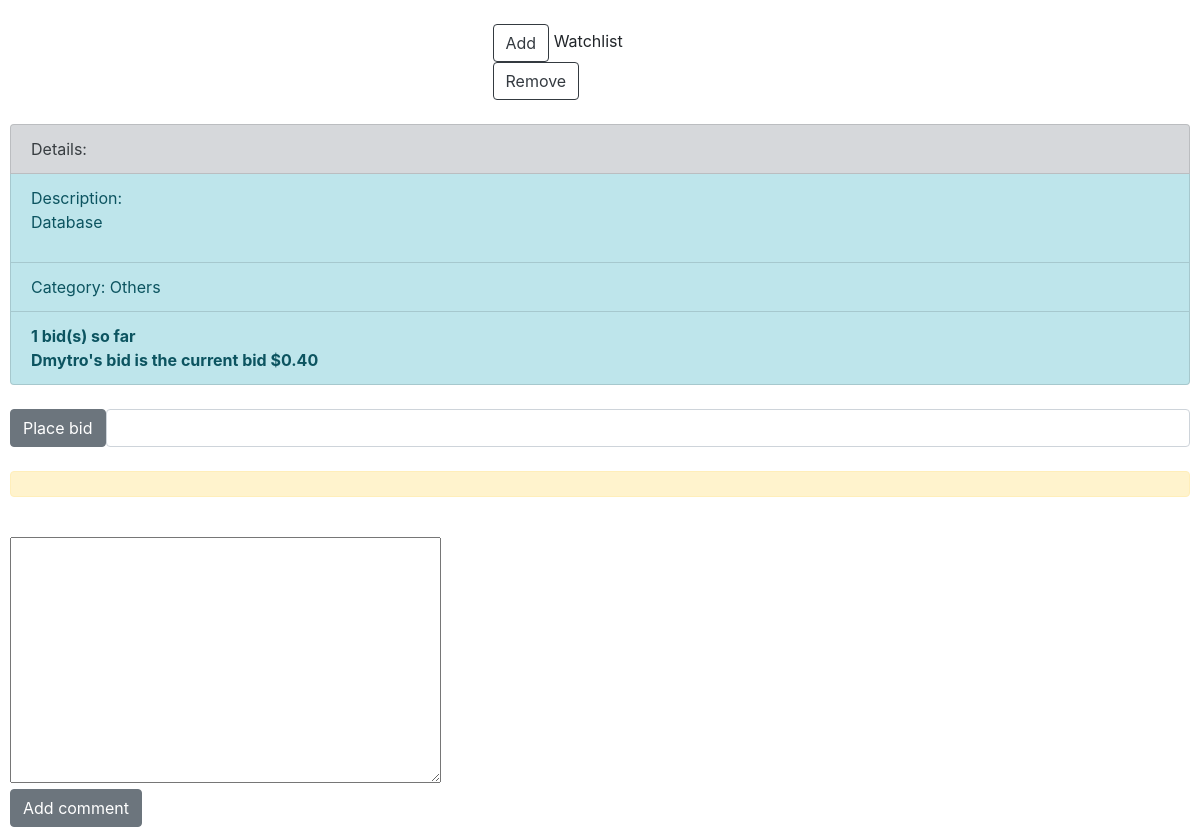
Page /SQL (signed in, lower part) on the earlier database version.
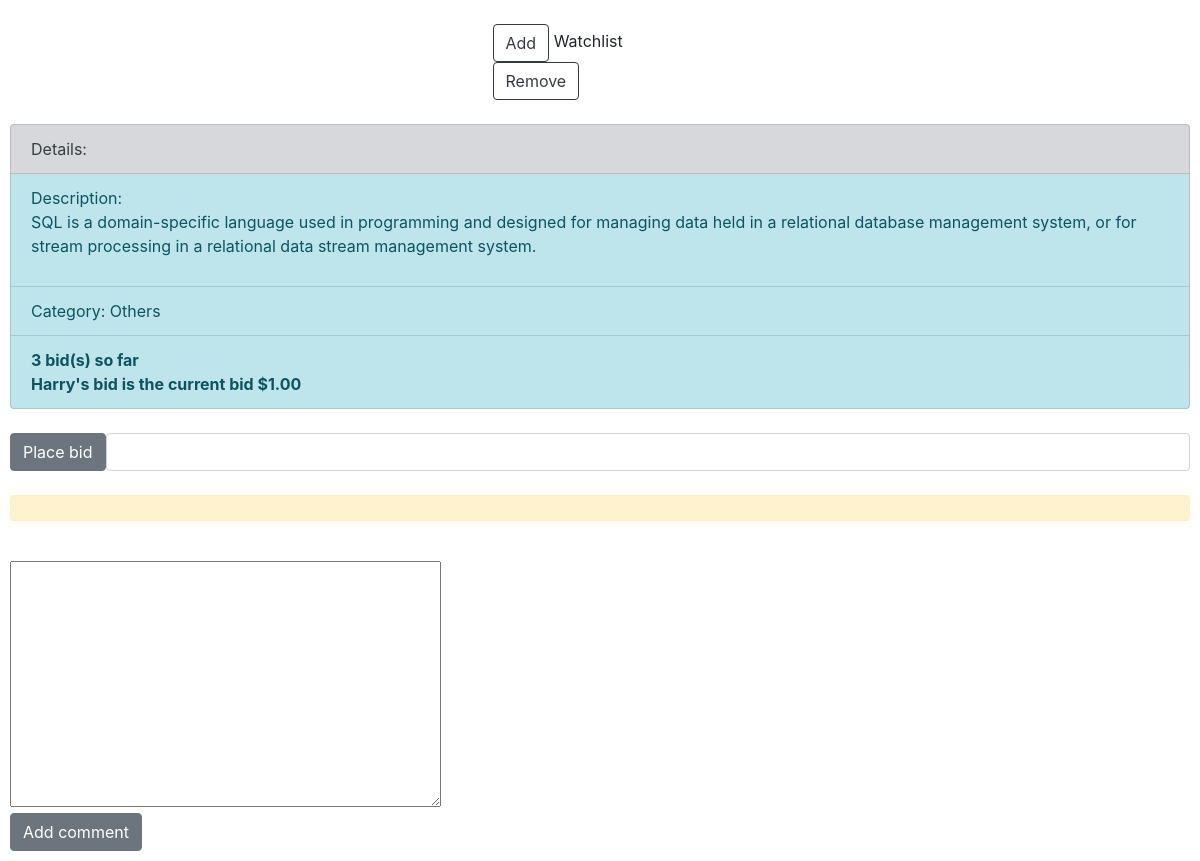
Same page on the later database version.
### auctions/models.py (models this page shows, shortened)
class Listing(models.Model):
    class Category(models.TextChoices):
        HOME = 'HM', _('Home')
        ELECTRONICS = 'EL', _('Electronics')
        FASHION = 'FS', _('Fashion')
        HEALTH_BEAUTY = 'HB', _('Health & Beauty')
        MOTORS = 'GR', _('Motors')
        COLLECTIBLES = 'CL', _('Collectibles')
        SPORTS = 'SP', _('Sports')
        HOME_GARDEN = 'GA', _('Garden')
        DEALS = 'DE', _('Deals')
        UNDER_TEN = 'UT', _('Under $10')
        PETS = 'PT', _('Pets')
        TOYS = 'TY', _('Toys')
        OTHERS = 'OT', _('Others')
        __empty__ = _('(Unknown)')
    datetime = models.DateTimeField(auto_now_add=True)
    user = models.ForeignKey(User, on_delete=models.CASCADE, related_name="user_listings")
    title = models.CharField(max_length=255, unique=True)
    description = RichTextField(max_length=255)
    starting_price = models.DecimalField(max_digits=19, decimal_places=2)
    category = models.CharField(max_length=2, choices=Category.choices,
                                default=Category.OTHERS,
                                blank=True)
    watchlist = models.ManyToManyField(to=User, related_name="watch", blank=True)
    current_bid = models.DecimalField(max_digits=19, decimal_places=2, blank=True, null=True)
    is_active = models.BooleanField(default=True)

class User(AbstractUser):
    pass

### auctions/views.py (the view, shortened to what this page needs)
# urls.py: path("<str:title>", views.listing, name="listing"),
@login_required
def listing(request, title):
    listing = Listing.objects.filter(title=title).first()
    user = User.objects.filter(username=request.user).first()
    if listing:
        its_my = listing.user == request.user
        if request.method == 'POST':
            bid_error = ''
            imgform = ImageForm(request.POST, request.FILES)
            if imgform.is_valid():
                image = imgform.cleaned_data['image']
                if image:
                    Photo(listing=listing, user=user, image=image).save()
            else:
                return render(request, 'auctions/error.html', {
                    "message": "Image isn\'t valid"
                })
            commentform = CommForm(request.POST)
            if commentform.is_valid():
                comment = commentform.cleaned_data["comment"]
                if comment:
                    Comment(listing=listing, user=request.user, comment=comment).save()
            else:
                return render(request, 'auctions/error.html', {
                    "message": "comment isn\'t valid"
                })
            bidform = BidForm(request.POST)
            if bidform.is_valid():
                bid = float(bidform.cleaned_data["bid"])
                if bid:
                    if Bid.objects.filter(listing=listing):
                        max_bid = Bid.objects.filter(listing=listing).aggregate(Max('bid'))['bid__max']
                        if bid <= float(max_bid):
                            bid_error = 'Your bid should be higher than the current price!'
                        else:
                            Bid(listing=listing, user=user, bid=bid).save()
                            listing.current_bid = bid
                            listing.save()
                    else:
                        max_bid = listing.starting_price
                        if float(bid) <= float(max_bid):
                            bid_error = 'Your bid should be higher than the current price!'
                        else:
                            Bid(listing=listing, user=user, bid=bid).save()
                            listing.current_bid = bid
                            listing.save()
            catform = CategoryForm(request.POST)
            if catform.is_valid():
                category = catform.cleaned_data["category"]
                if not category:
                    category = 'OT'
                listing.category = category
                listing.save()
            else:
                return render(request, "auctions/error.html", {
                    "message": 'category isn\'t valid',
                })
            if request.POST.get('add') or request.POST.get('remove'):
                if request.POST.get("add") == 'yes':
                    listing.watchlist.add(user)
                if request.POST.get('remove') == 'yes':
                    listing.watchlist.remove(user)
            if request.POST.get('close'):
                listing.is_active=False
                listing.save()
                b = Bid.objects.filter(listing=listing)
                u = User.objects.all()
                for i in u:
                    if b.filter(user=i):
                        Notification(user=i, listing=listing).save()
            if Bid.objects.filter(listing=listing):
                max_bid = Bid.objects.filter(listing=listing).aggregate(Max('bid'))['bid__max']
                winner_name = Bid.objects.filter(listing=listing).filter(bid=max_bid).get().user
                return render(request, "auctions/listing.html", {
                    "listing": listing,
                    "img_form": ImageForm(),
                    "comment_form": CommForm(),
                    "bid_form": BidForm(),
                    "winner_name": winner_name,
                    "category_form": CategoryForm(),
                    "its_my": its_my,
                    "winner": winner_name==request.user,
                    "bid_error": bid_error,
                })
            else:
                return render(request, "auctions/listing.html", {
                    "listing": listing,
                    "img_form": ImageForm(),
                    "comment_form": CommForm(),
                    "bid_form": BidForm(),
                    "category_form": CategoryForm(),
                    "its_my": its_my,
                    "bid_error": bid_error,
                })
        else:
            if Bid.objects.filter(listing=listing):
                max_bid = Bid.objects.filter(listing=listing).aggregate(Max('bid'))['bid__max']
                winner_name = Bid.objects.filter(listing=listing).filter(bid=max_bid).get().user
                return render(request, "auctions/listing.html", {
                    "listing": listing,
                    "img_form": ImageForm(),
                    "comment_form": CommForm(),
                    "bid_form": BidForm(),
                    "winner_name": winner_name,
                    "category_form": CategoryForm(),
                    "its_my": its_my,
                    "winner": winner_name==request.user,
                })
    else:
        return render(request, "auctions/error.html", {
            "message": 'Listing doesn\'t exists',
        })

### auctions/views.py
class ImageForm(forms.ModelForm):
    class Meta:
        model = Photo
        fields = ['image']
        labels = {
            'image': '',
        }
        widgets = {
            'image': forms.FileInput(attrs={'class': 'custom-file-input',
                                            'id': 'inputGroupFile04',
                                            'aria-describedby': 'inputGroupFileAddon04',}),
        }

class CommForm(forms.ModelForm):
    class Meta:
        model = Comment
        fields = ['comment']
        labels = {
            'comment': '',
        }

### auctions/templates/auctions/listing.html (shortened to what this page needs)
{% extends "auctions/layout.html" %}
{% block body %}
    <br>
    <br>
    <form class="watchlist_button" method="post">
      <button class="btn btn-outline-dark" type="submit" name="add" value="yes">Add</button>
      Watchlist
      <button class="btn btn-outline-dark" type="submit" name="remove" value="yes">Remove</button>
    </form>
    {% if listing.is_active %}
      <br>
      <ul class="list-group">
        <li class="list-group-item list-group-item-secondary">Details:</li>
        <li class="list-group-item list-group-item-info">Description: {{ listing.description|safe }}</li>
        <li class="list-group-item list-group-item-info">Category: {{ listing.get_category_display }}</li>
        <li class="list-group-item list-group-item-info">
          {% if listing.listing_bids.count == 0 %}
            <strong>Starting price is ${{ listing.starting_price }}</strong>
          {% else %}
            <strong>{{ listing.listing_bids.count }} bid(s) so far</strong><br>
            <strong>{{ winner_name }}'s bid is the current bid ${{ listing.current_bid }}</strong>
          {% endif %}
        </li>
      </ul>
      <br>
        <form action="{% url 'listing' listing.title %}" method="post">
          <div class="place_bid">
            <button class="btn btn-secondary" type="submit">Place bid</button>
            {{ bid_form }}
          </div>
        </form>
        <br>
    {% endif %}
    <div class="alert alert-warning" role="alert"></div>
    <br>
    <form action="{% url 'listing' listing.title %}" method="post">
      {{ comment_form }}
      <br>
      <button class="btn btn-secondary" type="submit">Add comment</button>
    </form>
{% endblock %}

Differences in the rows shown:
no longer on this page (row edited): User: username "Dmytro"
changed Listing "Others": description "Database" → "SQL is a domain-specific language used in programming and designed for managing data held in a relational database management system, or for stream processing in a relational data stream management system."; listing_bids.count "1" → "3"; current_bid "0.40" → "1.00"
now on this page (row edited): User: username "Harry"
